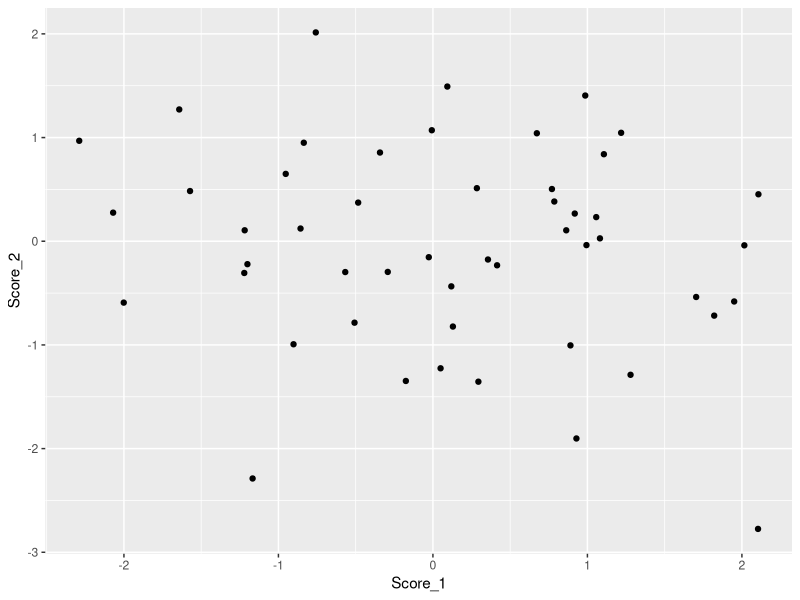
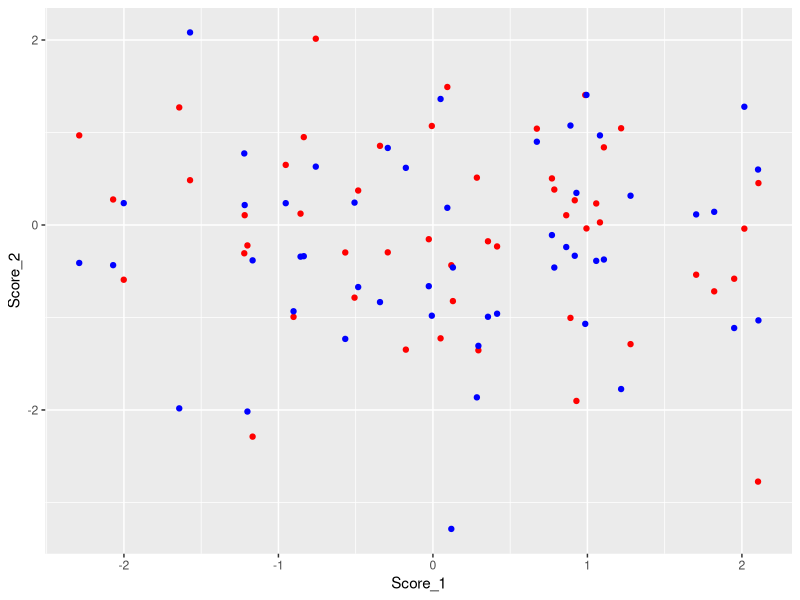
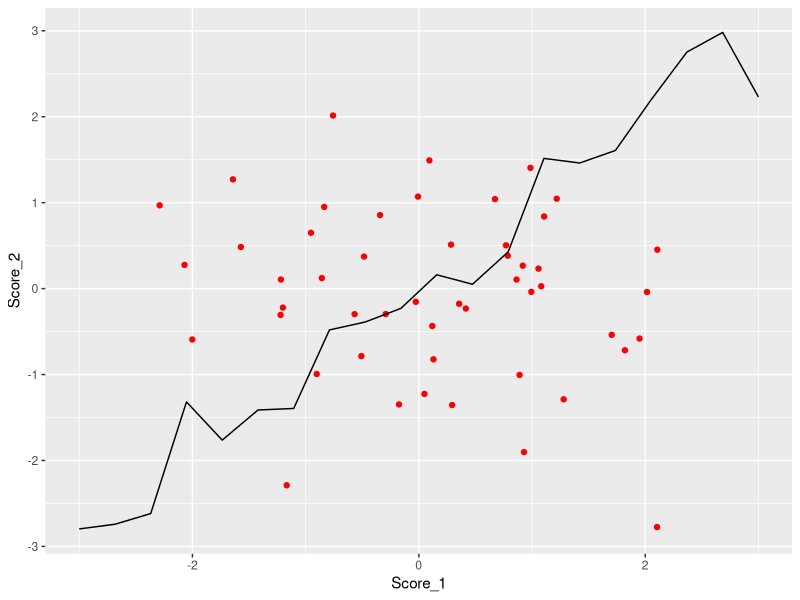
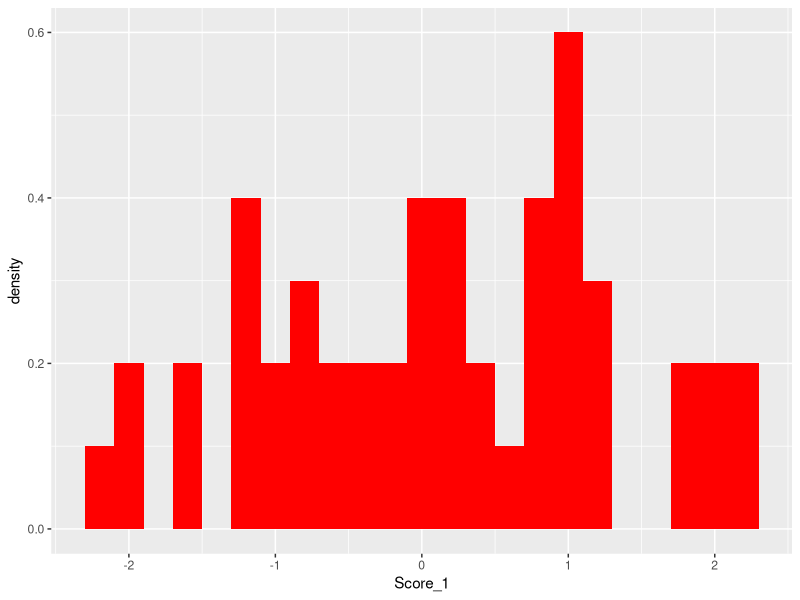
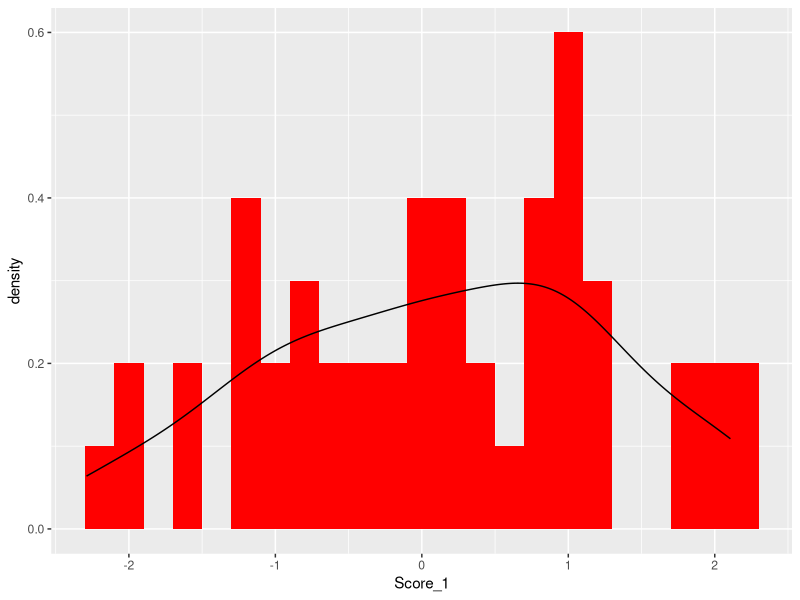
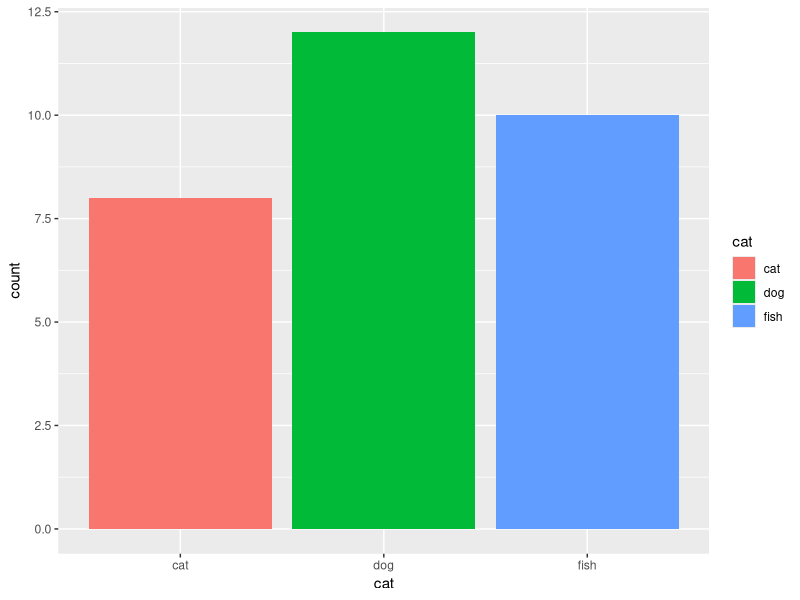
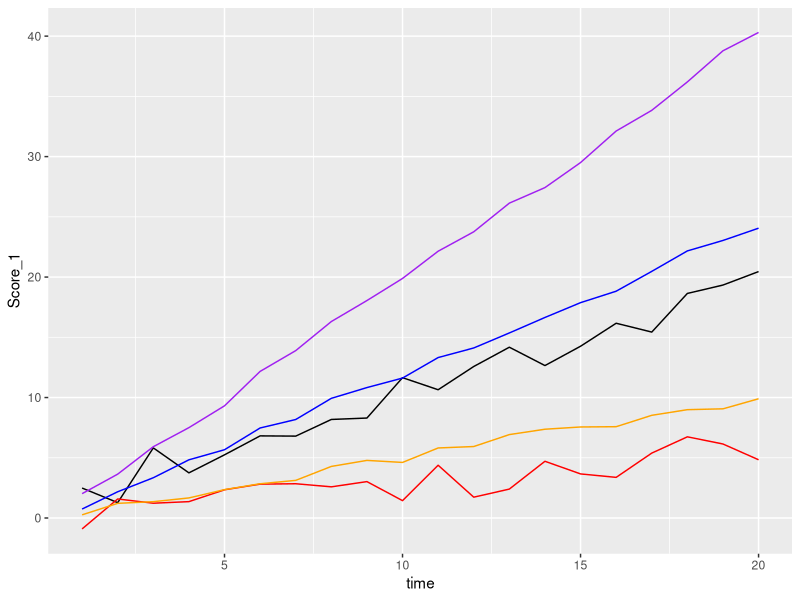
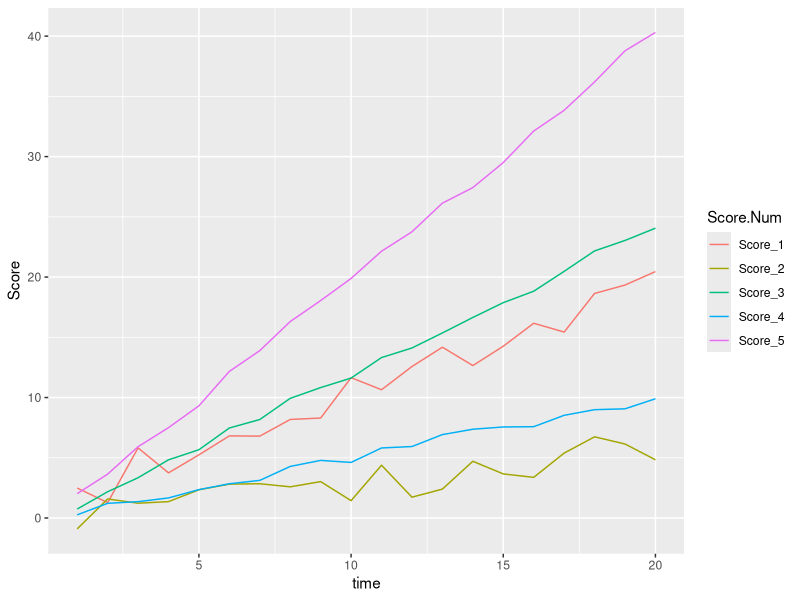

The R source for these figures, in order: (Note: this script raises an error after producing the figures.)
## ---- chunk 1
library(tidyverse)

## ---- chunk 2
x <- c(1,2,3)
y <- c(4,5,6)

c(x,y)
## ---- chunk 3
c("a","a","a","a","a","a","a","a","a","a")

rep("a",10)
## ---- chunk 4
x <- c("a","b")

rep(x,10)

rep(x,each=10)

## ---- chunk 5
tbl <- tibble(x = 1:10,
              y = rep("hello",10))
tbl
## ---- chunk 6
tibble(x = c(  1,   2,   3),
       y = c( 12,  13,  14),
       z = c("a", "b", "c"))

tribble(~x,  ~y,   ~z,
         1,  12,  "a",
         2,  13,  "b",
         3,  14,  "c")
## ---- chunk 7
cat.set <- c("red","blue","green","yellow","orange","purple","brown","black","white")
sample(cat.set,5)
## ---- chunk 8
c("red","blue") %>%
  sample(10,replace=T)
## ---- chunk 9
aes(Score_1,Score_2,col=Score_3)
## ---- chunk 10
n <- 50
dat <- tibble(Score_1 = rnorm(n),Score_2 = rnorm(n), Score_3 = rnorm(n))

ggplot(dat,aes(Score_1,Score_2)) + 
  geom_point()
## ---- chunk 11
ggplot(aes(x=Score_1),data=dat) + 
  geom_point(aes(y=Score_2),col="red") + 
  geom_point(aes(y=Score_3),col="blue")

## ---- chunk 12
dat_lin <- tibble(Score_1 = seq(-3,3,length.out=20),
                  Score_2 = Score_1+rnorm(20,sd=0.3))

ggplot(aes(x=Score_1,y=Score_2),data=dat) +
  geom_point(col="red") +
  geom_line(data=dat_lin)
## ---- chunk 13
p <- ggplot(dat, aes(Score_1)) +
  geom_histogram(aes(y=..density..),binwidth=0.2,fill="red")

p
## ---- chunk 14
p + geom_density()
## ---- chunk 15
c("dog","cat","fish") %>%
  sample(30,replace=T) %>%
  tibble(cat=.) %>%
  ggplot(aes(cat)) + 
  geom_bar(aes(fill=cat))
## ---- chunk 16
n <- 20
dat_lin <- tibble(time = 1:n,
                  Score_1 =     time + rnorm(n),
                  Score_2 = 0.3*time + rnorm(n),
                  Score_3 = 1.2*time + rnorm(n,sd=0.3),
                  Score_4 = 0.5*time + rnorm(n,sd=0.3),
                  Score_5 =   2*time + rnorm(n,sd=0.3))

ggplot(dat_lin,aes(x=time)) +
  geom_line(aes(y=Score_1),col="black") +
  geom_line(aes(y=Score_2),col="red") +
  geom_line(aes(y=Score_3),col="blue") +
  geom_line(aes(y=Score_4),col="orange")+
  geom_line(aes(y=Score_5),col="purple")

## ---- chunk 17

dat_lin %>%
  gather(-time,key="Score.Num",value="Score") %>%
  ggplot(aes(x=time)) +
  geom_line(aes(y=Score,group=Score.Num,col=Score.Num))
## ---- chunk 18
dat <- tibble(time = 1:20,
              Score = time + rnorm(20),
              Error = runif(20,0,1))

dat %>%
  mutate(Upper = Score + Error,
         Lower = Score - Error) %>%
  ggplot(aes(x=time)) + 
  geom_line(aes(y=Score),col="red") + 
  geom_ribbon(aes(ymin=Lower,ymax=Upper),col=NA,fill="red",alpha=0.2)

## ---- chunk 19
ggplot(dat,aes(x=time)) + 
  geom_line(aes(y=Score),col="red") + 
  geom_ribbon(aes(ymin=Score-Error,ymax=Score + Error),col=NA,fill="red",alpha=0.2)
## ---- chunk 20
n <- 30
dat <- tibble(time = 1:n,
              Score = rnorm(n))

#Let's deliberately add in an outlier
dat$Score[15] <- 100

p <- ggplot(dat,aes(time,Score)) +
  geom_line() 

p
## ---- chunk 21
p + ylim(-3,3)
## ---- chunk 22
p + coord_cartesian(ylim=c(-3,3))
## ---- chunk 23
n <- 40
dat <- tibble(yr = 1970 + 1:n,
              v = rnorm(n))

p <- ggplot(dat,aes(yr,v)) + 
  geom_line()

p + labs(title="Change over time",
         subtitle = "Right Here",
         x = "Year",
         y = "Score")
## ---- chunk 24
n <- 100
dat <- tibble(Main = sample(c("Pizza","Pasta","Steak"),n,replace=T),
              Dessert = sample(c("Ice Cream","Cake","Biscuits"),n,replace=T),
              Helpings = sample(4,n,replace=T),
              Age = rnorm(n,40,10),
              Score = rnorm(n,20,5))

p <- ggplot(dat) + 
  geom_point(aes(x=Age,y=Score,col=Main,shape=Dessert,size=Helpings))

p

## ---- chunk 25
ggsave("MyPlot.jpg",p)
## ---- chunk 26
x <- rnorm(100,mean=0,sd=1)

mean(x)
sd(x)
## ---- chunk 27
n <- 20
x <- rnorm(n,mean=0,sd=1)


ggplot(tibble(x),aes(x)) +
  geom_density() +
  geom_vline(xintercept=0,col="blue")+
  geom_vline(xintercept=mean(x),col="red")


## ---- chunk 28
t <- mean(x)/(sd(x)/sqrt(length(x)))
t
## ---- chunk 29
#Get the data we need
x.bar <- mean(x)
x.s <- sd(x)
x.se <- x.s/sqrt(n)

t <- x.bar/x.se

#make a sequence from the mean to 0 at steps of the se
v.lines <- x.bar - (1:(t+1))*x.se

#Plot it all on a single plot
ggplot(tibble(x),aes(x)) +
  geom_density() +
  geom_vline(xintercept=x.bar,col="red") +
  geom_vline(xintercept=0,col="blue") + 
  geom_vline(xintercept=v.lines,linetype="dashed")  +
  annotate("text",x=x.bar,y=0.2,hjust=-0.3,label=paste0("t = ",round(t,3)))

## ---- chunk 30
t <- mean(x)/(sd(x)/sqrt(length(x)))
p.lower <- pt(-abs(t),df=n-1)
p.upper <- 1-pt(abs(t),df=n-1)

p <- p.lower + p.upper
p

## ---- chunk 31
t.test(x)
## ---- chunk 32
t.test(x,mu=1)
## ---- chunk 33
y <- x + rnorm(n)

z <- x-y
t.test(z)

t.test(x,y,paired=T)


## ---- chunk 34
t.test(x,alternative=c("greater"))
## ---- chunk 35
n <- 20
x <- rnorm(n,0,1)
y <- rnorm(n,1,1)

x.bar <- mean(x)
x.sd <- sd(x)
y.bar <- mean(y)
y.sd <- sd(y)
x.y.se <- sqrt(x.sd^2 + y.sd^2)/(sqrt(n))

t <- (y.bar - x.bar)/ (x.y.se)

v.lines <- y.bar - (1:(t+1))*x.y.se


ggplot() +
  geom_density(aes(x),data=tibble(x),col="red") + 
  geom_vline(xintercept=x.bar,col="red") + 
  geom_density(aes(y),data=tibble(y),col="blue") +
  geom_vline(xintercept=y.bar,col="blue") + 
  geom_vline(xintercept=v.lines,linetype="dashed") +
  annotate("text",x=y.bar,y=0.2,hjust=-0.3,label=paste0("t = ",round(t,3)))


## ---- chunk 36
t.test(y,x,var.equal=T)
## ---- chunk 37
t.test(x,y)
## ---- chunk 38
t.val <- qt(0.975,df=n-1)

#We use c(-1,1) to represent the plus or minus
x.bar + c(-1,1)*t.val*x.se

## ---- chunk 39
n <- 20
x <- rexp(n)

ggplot(tibble(x),aes(sample=x)) +
  geom_qq() + 
  geom_qq_line()

y <- rnorm(1000)

ggplot(tibble(y),aes(sample=y)) +
  geom_qq() + 
  geom_qq_line()
## ---- chunk 40
shapiro.test(y)

## ---- chunk 41
shapiro.test(x)
## ---- chunk 42
n <- 20
x <- runif(n,-2,2)

wilcox.test(x,mu=1)
## ---- chunk 43
n <- 20
x <- runif(n,-2,2)
y <- x + runif(n,-0.1,0.9)
#actual average shift = 0.4

wilcox.test(x,y,mu=0,paired=T)
## ---- chunk 44
x <- runif(20,-2,2)
y <- runif(40,-1,3)
#actual difference is 1

wilcox.test(x,y,mu=0.5)
## ---- chunk 45
n <- 1000
tbl <- tibble(rho = rep(c(0,0.7,-0.9),n),
              x = rnorm(3*n),
              y = x*rho + sqrt(1-rho^2)*rnorm(3*n),
              rho.f = factor(rho))

ggplot(tbl,aes(x,y)) +
  geom_point(size=0.5) + 
  facet_wrap(~rho.f,nrow=1,
             labeller=label_bquote(rho==.(levels(tbl$rho.f)[rho.f])))
                 


## ---- chunk 46
n <- 100
x <- rnorm(n)
y <- 0.2*x + rnorm(n,mean=0.5)

cor.test(x,y)

## ---- chunk 47
x <- rexp(n)
y <- 0.2*x + runif(n)

cor.test(x,y,method="spearman")

## ---- chunk 48
n <- 200
dat_food <- tibble(Main = sample(c("Pizza","Pasta","Steak"),n,replace=T),
              Dessert = sample(c("Ice Cream","Cake","Biscuits"),n,replace=T))

table(dat_food$Main,dat_food$Dessert)

## ---- chunk 49
chisq.test(dat_food$Main,dat_food$Dessert)
## ---- chunk 50
n <- 30
dat_food <- tibble(Main = sample(c("Pizza","Pasta","Steak"),n,replace=T),
              Dessert = sample(c("Ice Cream","Cake","Biscuits"),n,replace=T))

Chi.Res <- chisq.test(dat_food$Main,dat_food$Dessert)
Chi.Res
## ---- chunk 51
Chi.Res$expected
## ---- chunk 52
fisher.test(dat_food$Main,dat_food$Dessert)
